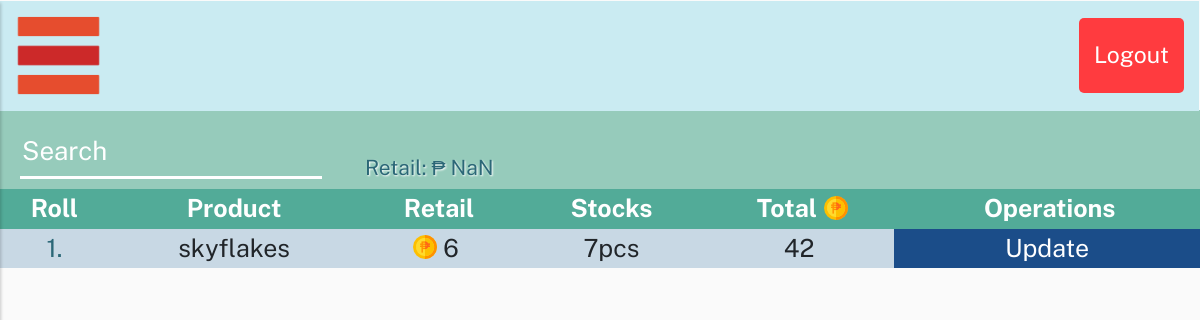
Page /mainpg.php?page=retail (signed in) on the committed database.
### tables this page shows
CREATE TABLE `productss` (
  `id` int(12) NOT NULL,
  `prod_name` varchar(255) NOT NULL,
  `prod_retail` varchar(255) NOT NULL,
  `prod_stock` varchar(255) NOT NULL,
  `prod_whlsale` varchar(255) NOT NULL,
  `prod_qnt` varchar(255) NOT NULL
);

### temps/content.php (called while the page is built)
<?php
    include_once "temps/header.php";
    include ($file);
?>

### pages/retail.php (the view, shortened to what this page needs)
<div id="content">
     <section class="tit-holder">
          <div class="srch-holder" style="position: absolute; left: -39px;">
               <input type="text" name="srch" id="srch" class="srch-nav" placeholder="Search">
               <span class="tot-val" id="tot-val"></span>
          </div>
     </section>
     <table style="width: 100%;" id="prod-table">
          <tr>
               <th>Roll</th>
               <th>Product</th>
               <th>Retail</th>
               <th>Stocks</th>
               <th>Total<img class="coin" src="img/icons/philippine-peso.png" style="right: -7px;"></th>
               <th colspan="2">&nbsp;Operations</th>
          </tr>
     <?php
          $sql = "SELECT * FROM `productss`";
          $result = mysqli_query($conn, $sql);
          while ($row = mysqli_fetch_assoc($result)) {
               $id = $row['id'];
               ?>
               <tr>
                    <td class="pname-s"><?php echo $row['id']."."?></td>
                    <td><?php echo $row['prod_name']?></td>
                    <td><?php echo '<img class="coin" src="img/icons/philippine-peso.png">'.$row['prod_retail']?></td>
                    <td><?php echo $row['prod_stock']."pcs"?></td>
                    <td id="total"><?php echo $row['prod_retail'] * $row['prod_stock']?></td>
                    <td class='btn-wrapper-ed'><?php echo " <a class='oprt-btn' href='pages/update.php?edit&prod_id={$id}'>Update</a>";?></td>
               </tr>
               <?php
           }
     ?>
     </table>
</body>
</div>

### styles/style.css (style rules this page uses)
body { font-family: 'Public Sans', sans-serif; background: #fafafa; padding: 0; margin: 0; }
a, a:hover, a:focus { color: inherit; text-decoration: none; transition: all 0.3s; }
#content { width: 100%; min-height: 100vh; transition: all 0.3s; position: absolute; top: 112px; right: 0; z-index: -1; }
.tit-holder { width: 100%; height: 79px; font-size: 47px; font-family: 'Public Sans', sans-serif; background: #96cbbb; color: #f1f1f1; position: fixed; top: 110px; z-index: 1; }
.srch-nav { position: relative; right: -59px; height: 53px; font-size: 26px; border: none; background: none; border-bottom: solid 3px#ffffff; font-family: 'Public Sans', sans-serif; top: -2px; outline: none; color: #fff; }
input[name="srch"]::placeholder { color: #ffffff; }

### styles/pages.css (style rules this page uses)
#prod-table { border-collapse: collapse; position: absolute; top: 77px; text-align: center; font-size: 25px; }
.tot-val { font-size: 21px; position: absolute; width: 100%; margin-left: 102px; margin-top: 42px; color: #2b6777; text-shadow: 1px 1px 2px #fff; }
th, td { border: -1px; }
th { background-color: #52ab98; color: white; }
tbody tr:nth-child(even) { background-color: #c8d8e4; }
.pname-s { color: #2b6777; }
.btn-wrapper-ed { background: #32639d; color: #fff; }
tbody tr:nth-child(even) .btn-wrapper-ed { background-color: #1b4d89; }
.coin { position: relative; top: -3px; right: 6px; }

### rows in the picture
productss: id "1", prod_name "skyflakes", prod_retail "6", prod_stock "7", $row['prod_retail'] * $row['prod_stock'] "42"
